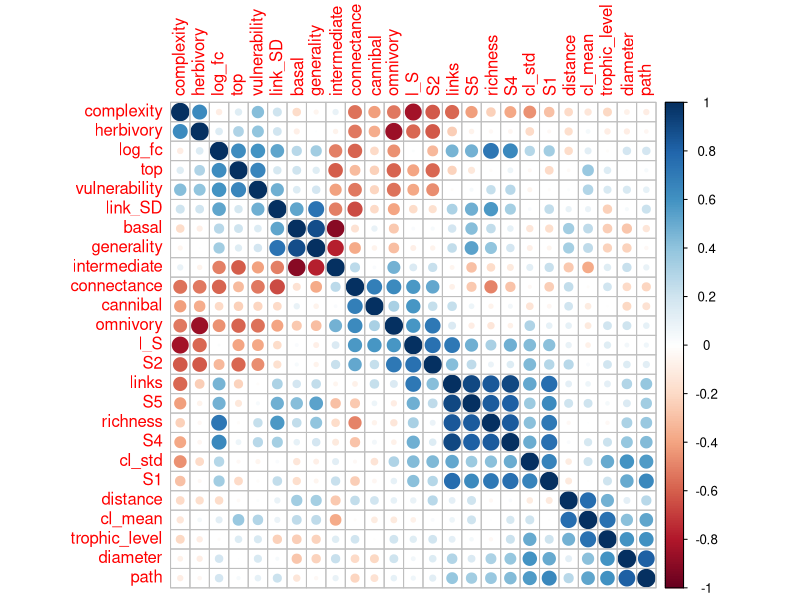
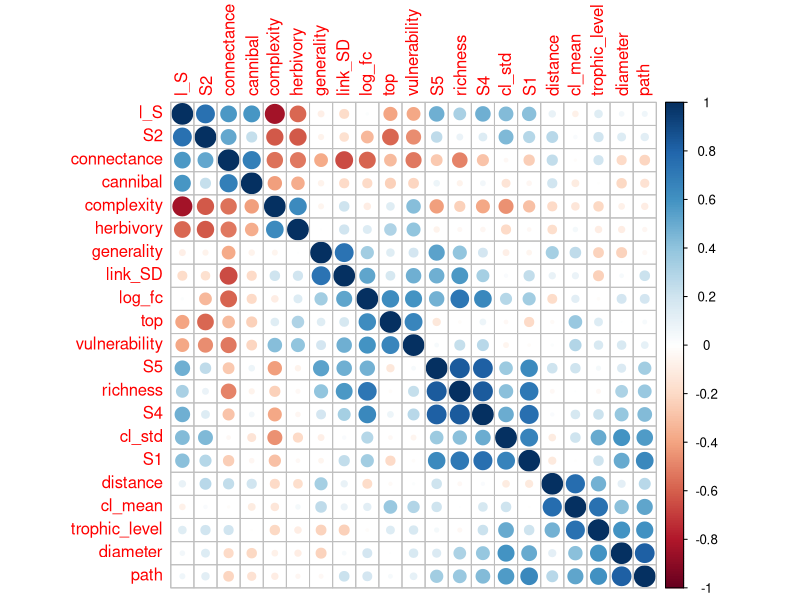
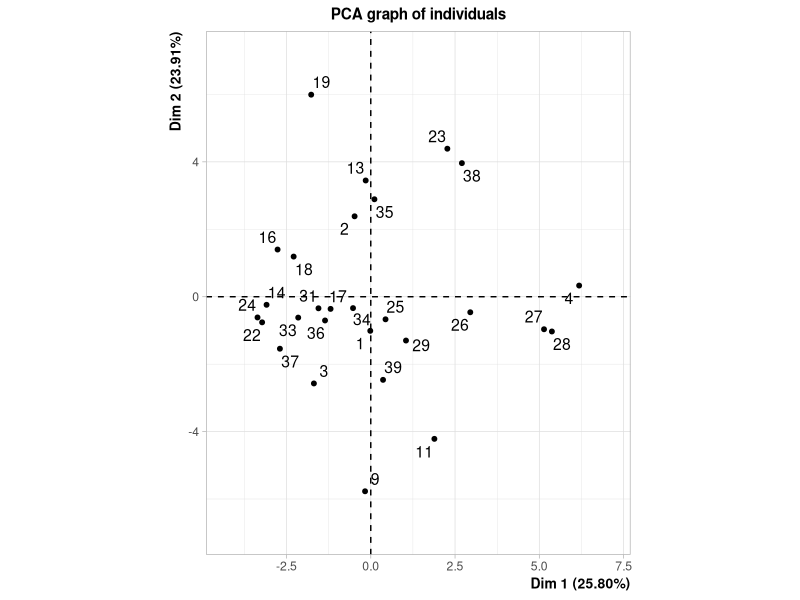
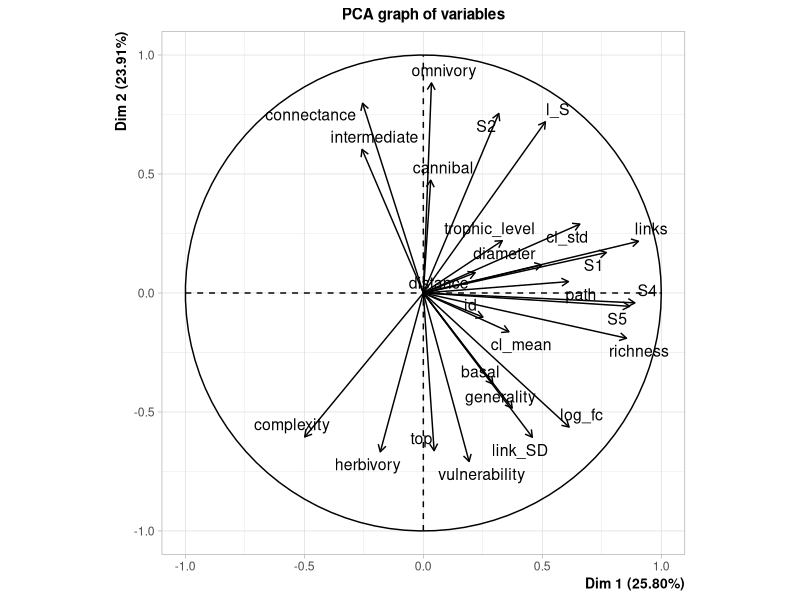

Write the R code that produced these figures, in order. (Note: this script raises an error after producing the figures.)
##Load packages
library(caret)
library(corrplot)
library(FactoMineR)
library(here)
library(tidyverse)

setwd(here::here("code"))

# import network summary data
topology_mangal <- read.csv("data/mangal/mangal_summary.csv") %>%
  na.omit()

# 1: look at correlation first

#scale all features
topology_scaled <- scale(topology_mangal[2:ncol(topology_mangal)],
                         center = TRUE, scale = TRUE)

# correlation matrix
cor_matrix <- cor(topology_scaled)

corrplot(cor_matrix, order = "hclust")

# remove highly correlated vars
# select the cutoff 
corr_cutoff <- 0.85
# subset by cutoff
hc = findCorrelation(cor_matrix, cutoff = corr_cutoff)

# subset 
topology_scaled_subset <- topology_scaled[,-hc]

cor_mat_subset <- cor(topology_scaled_subset)

corrplot(cor_mat_subset, order = "hclust")

# 2: look at correlation first

pca <- PCA(topology_mangal[1:ncol(topology_mangal)], scale.unit = T, graph=T)

# find number of dims describing 90 % of variance
dim_num <- pca$eig %>%
  as.data.frame() %>%
  filter(`cumulative percentage of variance` < 91) %>%
  nrow() %>% as.numeric()

dim_descrip <- dimdesc(pca, axes = 1:dim_num)

dim_descrip$Dim.1 %>%
  as.data.frame() %>%
  filter(abs(quanti.correlation) > 0.8) %>%
  rbind(dim_descrip$Dim.2 %>%
          as.data.frame() %>%
          filter(abs(quanti.correlation) > 0.8))
